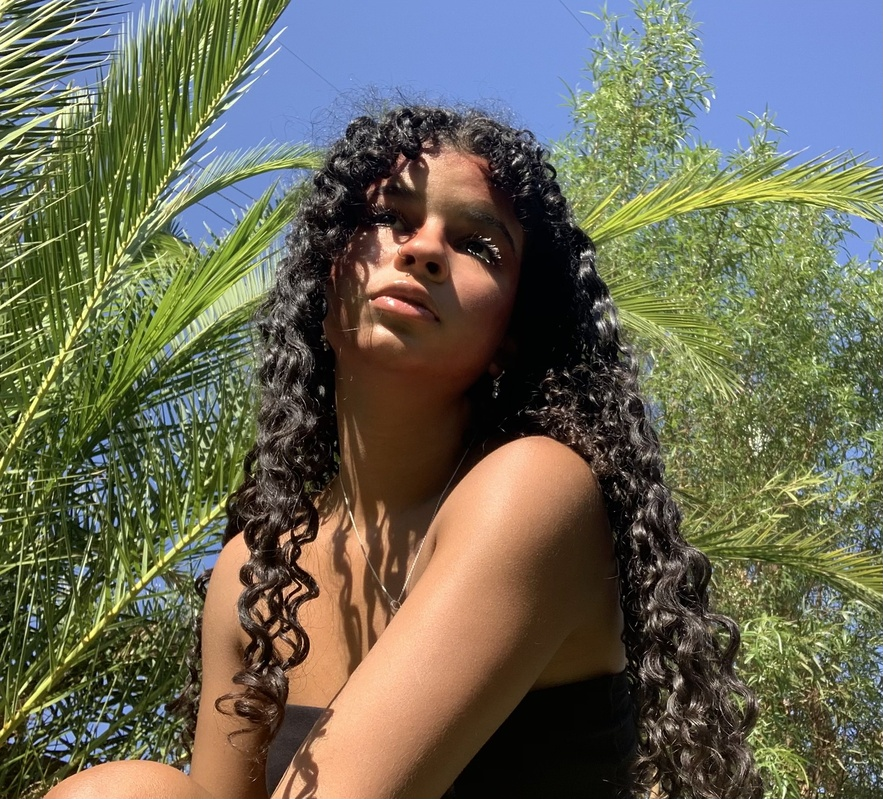
#> input picture images/IMG_4224.jpg, 883 x 799 px, shrunk from 2179 x 1971 before the run
$ python dither.py
#> lines starting #> are read from the running program, lines starting #| are printed output that depends on the picture
from PIL import Image
import dithering

image = Image.open("images/IMG_4224.jpg").convert("1")
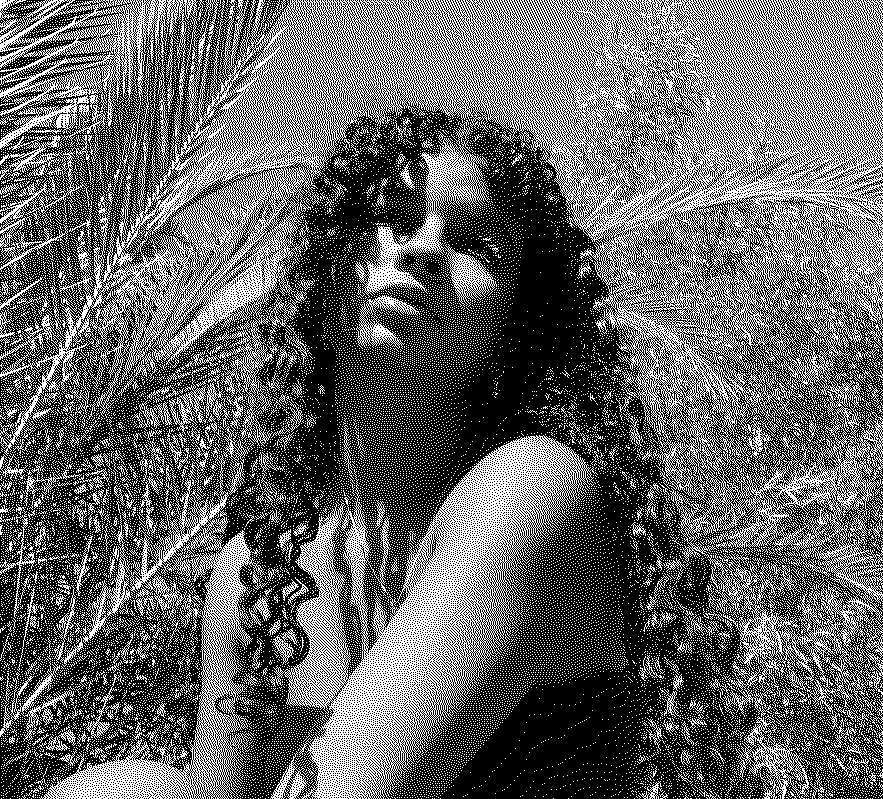
#> image: PIL image 883x799 1; 39.8% white in thin lines or dots

#> (the run stopped early here; a loop or call above may not have finished)

$ run again, with images/dithered_flower.jpg copied over images/IMG_4224.jpg
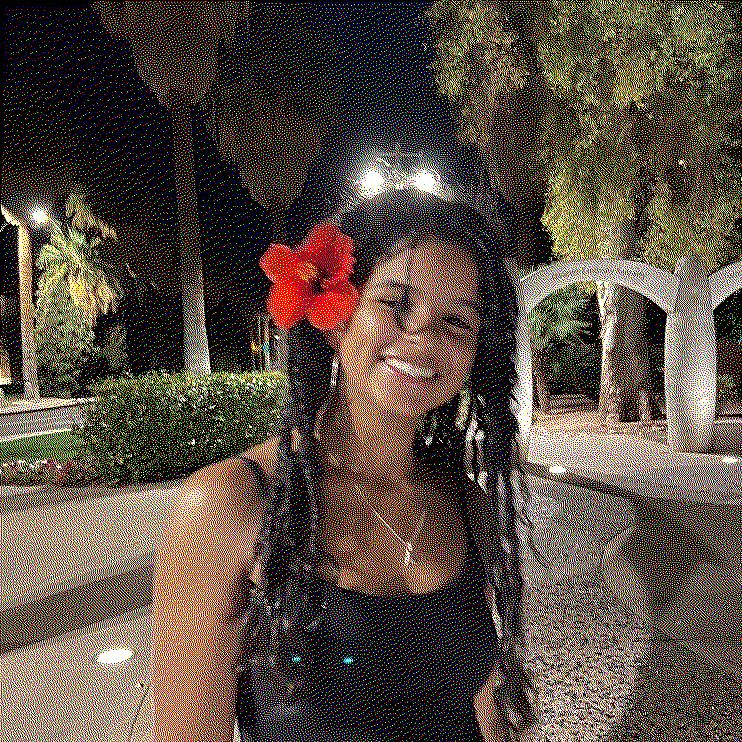
#> input picture images/dithered_flower.jpg, 742 x 742 px
#> `image = Image.open("images/IMG_4224.jpg").convert("1")`:
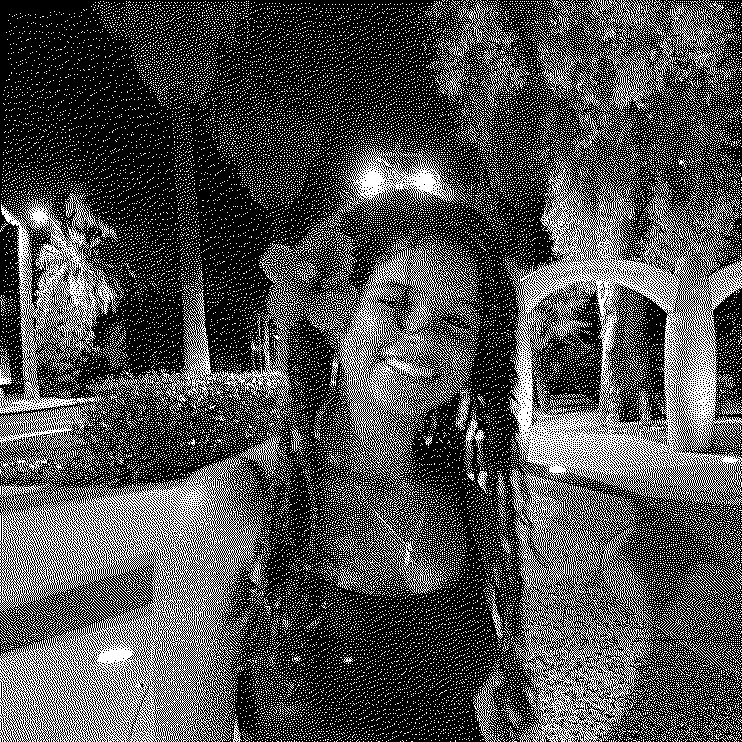
#> image: PIL image 742x742 1; 30.8% white in thin lines or dots
